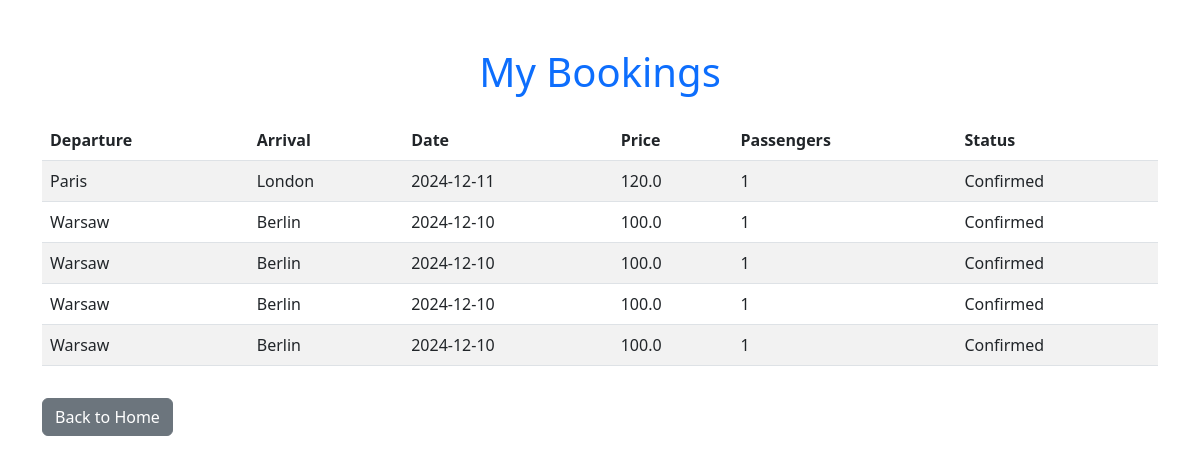
Page /my_bookings (signed in) on the committed database.
### app.py (models this page shows)
class Booking(db.Model):
    id = db.Column(db.Integer, primary_key=True)
    user_id = db.Column(db.Integer, db.ForeignKey('user.id'), nullable=False)
    flight_id = db.Column(db.Integer, db.ForeignKey('flight.id'), nullable=False)
    number_of_passengers = db.Column(db.Integer, nullable=False)
    status = db.Column(db.String(100), default="Confirmed")
    flight = db.relationship('Flight', backref='bookings', lazy=True)

class Flight(db.Model):
    id = db.Column(db.Integer, primary_key=True)
    departure_city = db.Column(db.String(100), nullable=False)
    arrival_city = db.Column(db.String(100), nullable=False)
    date = db.Column(db.String(100), nullable=False)
    price = db.Column(db.Float, nullable=False)
    available_seats = db.Column(db.Integer, nullable=False)

### app.py (the view)
@app.route("/my_bookings")
@login_required
def my_bookings():
    bookings = Booking.query.filter_by(user_id=current_user.id).all()
    return render_template("my_bookings.html", bookings=bookings)

### app.py (called while the page is built)
@login_manager.user_loader
def load_user(user_id):
    return User.query.get(int(user_id))

    @property
    def is_active(self):
        return True

### templates/my_bookings.html (shortened to what this page needs)
<!DOCTYPE html>
<html lang="en">
<head>
    <link href="https://cdn.jsdelivr.net/npm/bootstrap@5.3.0-alpha1/dist/css/bootstrap.min.css" rel="stylesheet">
</head>
<body>
    <div class="container mt-5">
        <h1 class="text-center text-primary">My Bookings</h1>
        <table class="table table-striped mt-4">
            <thead>
                <tr>
                    <th>Departure</th>
                    <th>Arrival</th>
                    <th>Date</th>
                    <th>Price</th>
                    <th>Passengers</th>
                    <th>Status</th>
                </tr>
            </thead>
            <tbody>
                {% for booking in bookings %}
                <tr>
                    <td>{{ booking.flight.departure_city }}</td>
                    <td>{{ booking.flight.arrival_city }}</td>
                    <td>{{ booking.flight.date }}</td>
                    <td>{{ booking.flight.price }}</td>
                    <td>{{ booking.number_of_passengers }}</td>
                    <td>{{ booking.status }}</td>
                </tr>
                {% endfor %}
            </tbody>
        </table>
        <a href="/" class="btn btn-secondary mt-3">Back to Home</a>
    </div>
</body>
</html>

### rows in the picture
Booking: flight.departure_city "Paris", flight.arrival_city "London", flight "2024-12-11", flight.price "120.0", number_of_passengers "1", status "Confirmed"
Booking: flight.departure_city "Warsaw", flight.arrival_city "Berlin", flight "2024-12-10", flight.price "100.0", number_of_passengers "1", status "Confirmed"
Booking: flight.departure_city "Warsaw", flight.arrival_city "Berlin", flight "2024-12-10", flight.price "100.0", number_of_passengers "1", status "Confirmed"
Booking: flight.departure_city "Warsaw", flight.arrival_city "Berlin", flight "2024-12-10", flight.price "100.0", number_of_passengers "1", status "Confirmed"
Booking: flight.departure_city "Warsaw", flight.arrival_city "Berlin", flight "2024-12-10", flight.price "100.0", number_of_passengers "1", status "Confirmed"
